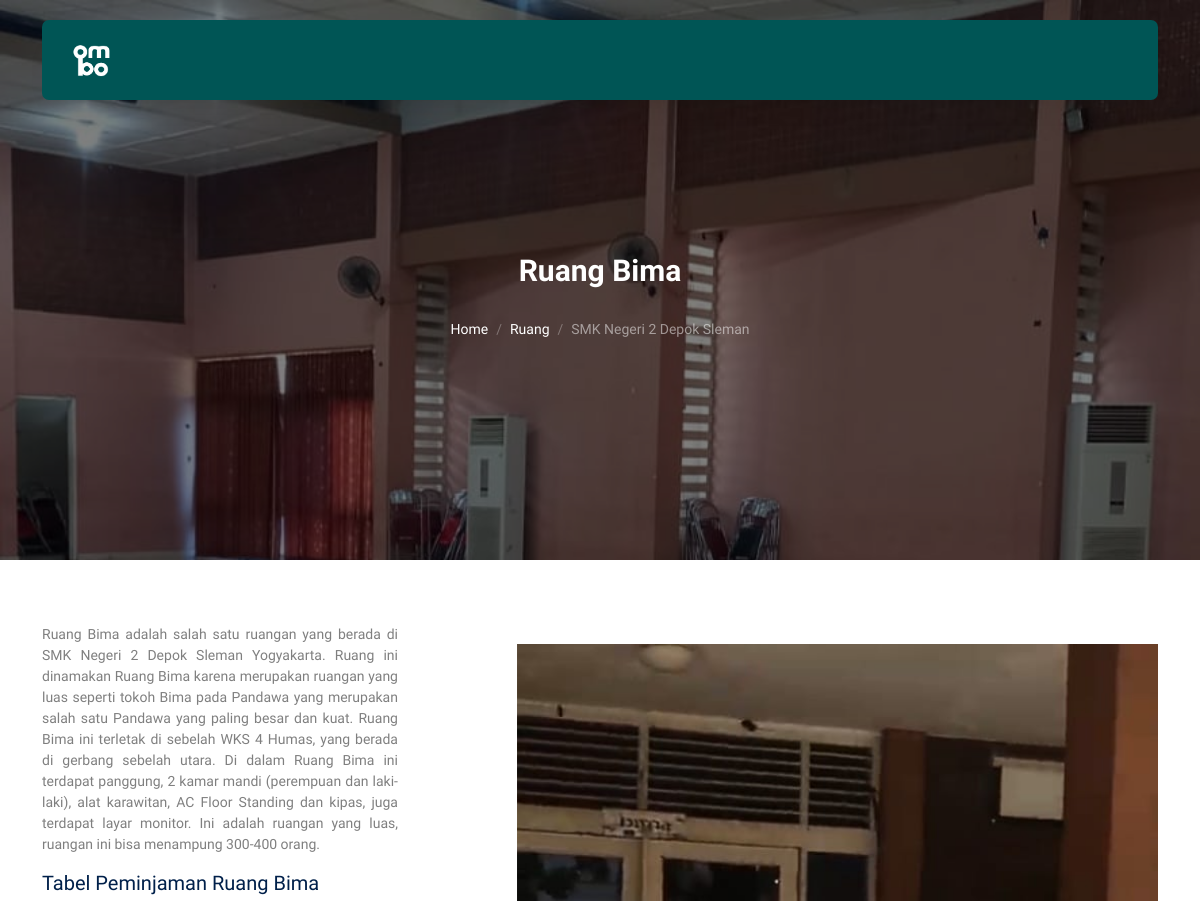
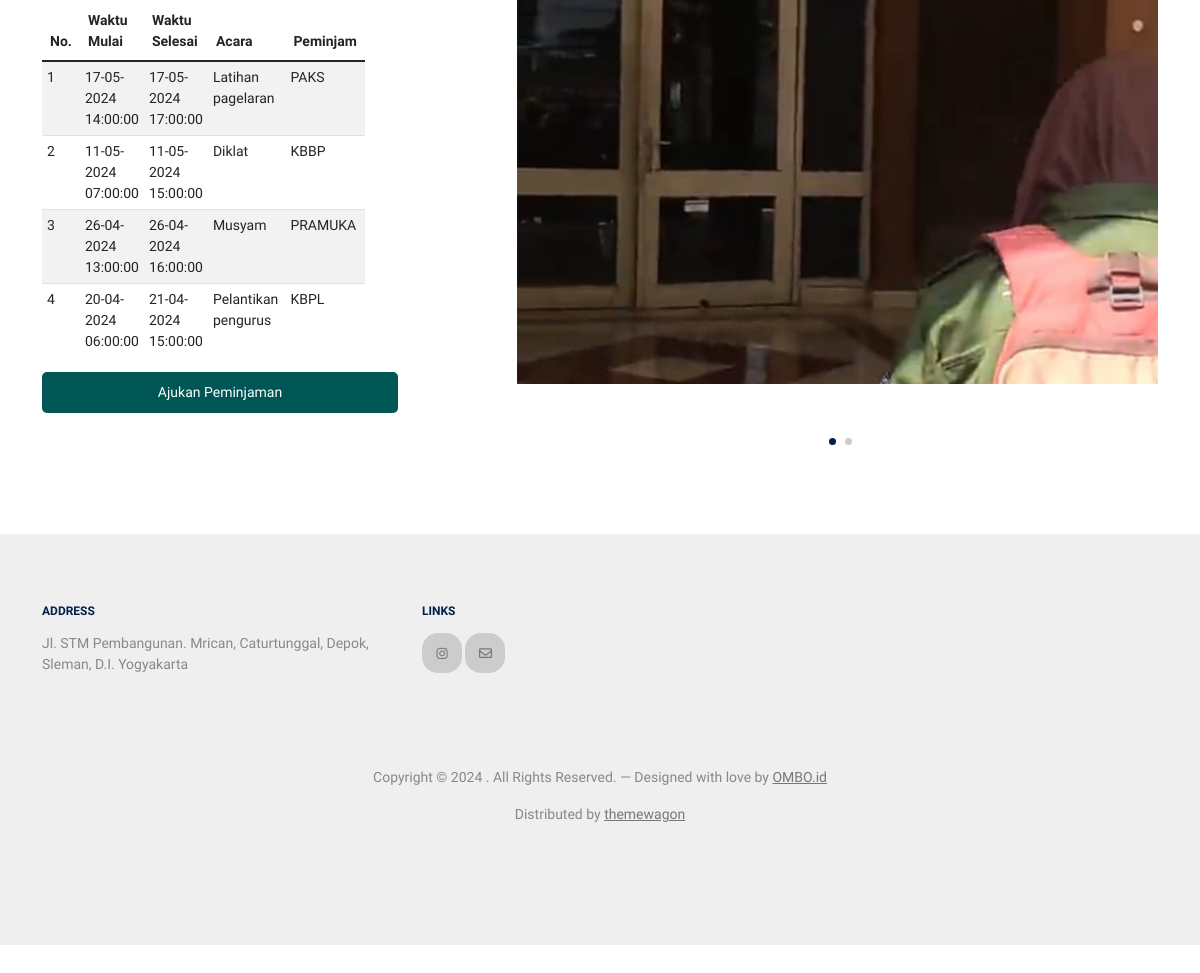
Page /bima.php on the committed database (2 pictures, top to bottom).
### tables this page shows
CREATE TABLE `bookings` (
  `id` int(11) NOT NULL,
  `userID` int(11) NOT NULL,
  `roomID` int(11) NOT NULL,
  `start_time` datetime NOT NULL,
  `end_time` datetime NOT NULL,
  `alasan` varchar(255) NOT NULL,
  `file` varchar(300) NOT NULL,
  `created_at` timestamp NOT NULL DEFAULT current_timestamp() ON UPDATE current_timestamp()
);

CREATE TABLE `users` (
  `id` int(11) NOT NULL,
  `name` varchar(100) NOT NULL,
  `username` varchar(100) NOT NULL,
  `email` varchar(100) DEFAULT NULL,
  `password` varchar(255) NOT NULL,
  `foto` varchar(255) NOT NULL,
  `description` text DEFAULT NULL,
  `last_login` datetime DEFAULT NULL
);

### bima.php (the view, shortened to what this page needs)
<!DOCTYPE html>
<html lang="en">
<head>
    <link rel="stylesheet" href="https://cdnjs.cloudflare.com/ajax/libs/font-awesome/5.15.4/css/all.min.css">
    <link rel="stylesheet" href="fonts/icomoon/style.css" />
    <link rel="stylesheet" href="fonts/flaticon/font/flaticon.css" />
    <link rel="stylesheet" href="css/tiny-slider.css" />
    <link rel="stylesheet" href="css/aos.css" />
    <link rel="stylesheet" href="css/style.css" />
</head>
<body>
    <nav class="site-nav">
        <div class="container">
            <div class="menu-bg-wrap">
                <div class="site-navigation">
                    <a href="index.php" class="logo m-0 float-start">
                        <img src="2.png" alt="Logo" style="max-height: 8%; max-width: 8%;"></a>
                </div>
            </div>
        </div>
    </nav>
    <div class="hero page-inner overlay" style="background-image: url('images/bima1.jpg')">
        <div class="container">
            <div class="row justify-content-center align-items-center">
                <div class="col-lg-9 text-center mt-5">
                    <h1 class="heading" data-aos="fade-up">Ruang Bima</h1>
                    <nav aria-label="breadcrumb" data-aos="fade-up" data-aos-delay="200">
                        <ol class="breadcrumb text-center justify-content-center">
                            <li class="breadcrumb-item"><a href="index.php">Home</a></li>
                            <li class="breadcrumb-item"><a href="ruang.php">Ruang</a></li>
                            <li class="breadcrumb-item active text-white-50" aria-current="page">SMK Negeri 2 Depok Sleman</li>
                        </ol>
                    </nav>
                </div>
            </div>
        </div>
    </div>
    <div class="section">
        <div class="container">
            <div class="row row-reverse">
                <div class="col-lg-7">
                    <div class="img-property-slide-wrap">
                        <div class="img-property-slide">
                            <img src="images/bima2.jpg" alt="Image" class="img-fluid" />
                        </div>
                    </div>
                </div>
                <div class="col-lg-4">
                    <p class="text-black-50">
                        Ruang Bima adalah salah satu ruangan yang berada di SMK Negeri 2 Depok Sleman Yogyakarta. Ruang ini dinamakan Ruang Bima karena merupakan ruangan yang luas seperti tokoh Bima pada Pandawa yang merupakan salah satu Pandawa yang paling besar dan kuat. Ruang Bima ini terletak di sebelah WKS 4 Humas, yang berada di gerbang sebelah utara. Di dalam Ruang Bima ini terdapat panggung, 2 kamar mandi (perempuan dan laki-laki), alat karawitan, AC Floor Standing dan kipas, juga terdapat layar monitor. Ini adalah ruangan yang luas, ruangan ini bisa menampung 300-400 orang.
                    </p>
                    <h5>Tabel Peminjaman Ruang Bima</h5>
                    <div class="table-wrapper">
                      <table class="table table-striped">
                        <thead>
                            <tr>
                                <th scope="col">No.</th>
                                <th scope="col">Waktu Mulai</th>
                                <th scope="col">Waktu Selesai</th>
                                <th scope="col">Acara</th>
                                <th scope="col">Peminjam</th>
                            </tr>
                        </thead>
                        <tbody>
                            <?php
                            $servername = "localhost";
                            $username = "root";
                            $password = "";
                            $dbname = "ombo";
                            $conn = new mysqli($servername, $username, $password, $dbname);
                            $sql = "SELECT * FROM bookings WHERE roomID = 1";
                            $result = $conn->query($sql);
                            if ($result->num_rows > 0) {
                                $count = 1;
                                while ($row = $result->fetch_assoc()) {
                                    echo "<tr>";
                                    echo "<td>" . $count++ . "</td>";
                                    echo "<td>" . date("d-m-Y H:i:s", strtotime($row["start_time"])) . "</td>";
                                    echo "<td>" . date("d-m-Y H:i:s", strtotime($row["end_time"])) . "</td>";
                                    echo "<td>" . $row["alasan"] . "</td>";
                                    $userID = $row["userID"];
                                    $user_sql = "SELECT name FROM users WHERE id = $userID";
                                    $user_result = $conn->query($user_sql);
                                    if ($user_result->num_rows > 0) {
                                        $user_row = $user_result->fetch_assoc();
                                        echo "<td>" . $user_row["name"] . "</td>";
                                    } else {
                                        echo "<td>Unknown</td>";
                                    }
                                    echo "</tr>";
                                }
                            } else {
                                echo "<tr><td colspan='5'>Tidak ada data peminjaman</td></tr>";
                            }
                            ?>
                        </tbody>
                    </table>
                </div>
                <a href="tambah.php" class="btn-peminjaman">Ajukan Peminjaman</a>
            </div>
        </div>
    </div>
    <div class="site-footer">
      <div class="container">
        <div class="row">
          <div class="col-lg-4">
            <div class="widget">
              <h3>Address</h3>
              <address>Jl. STM Pembangunan. Mrican, Caturtunggal, Depok, Sleman, D.I. Yogyakarta</address>
            </div>
          </div>
          <div class="col-lg-4">
            <div class="widget">
              <h3>Links</h3>
              <ul class="list-unstyled social">
                <li><a href="https://www.instagram.com/ombosija3/"><span class="icon-instagram"></span></a></li>
                <li><a href="https://mail.google.com/mail/?view=cm&fs=1&to=ombosija@gmail.com"><span class="icon-email"><i class="far fa-envelope"></i></span></a></li>
              </ul>
            </div>
          </div>
        </div>
        <div class="row mt-5">
          <div class="col-12 text-center">
          <p>
              Copyright &copy;
              . All Rights Reserved. &mdash; Designed with love by
              <a href="index.php">OMBO.id</a>
            </p>
            <div>Distributed by <a href="https://themewagon.com/" target="_blank">themewagon</a></div>
          </div>
        </div>
      </div>
    </div>
  </body>
</html>

### css/tiny-slider.css (style rules this page uses)
.tns-slider { -webkit-transition:all 0s;-moz-transition:all 0s;transition:all 0s }
.tns-slider>.tns-item { -webkit-box-sizing:border-box;-moz-box-sizing:border-box;box-sizing:border-box }
.tns-horizontal.tns-subpixel { white-space:nowrap }
.tns-horizontal.tns-subpixel>.tns-item { display:inline-block;vertical-align:top;white-space:normal }

### bima.php (style rules this page uses)
.text-black-50 { color: rgba(0, 0, 0, 0.5); text-align: justify; }
.img-property-slide-wrap { margin-top: 20px; }
.row-reverse { display: flex; flex-direction: row-reverse; justify-content: space-between; }
.table-wrapper { max-height: 350px; overflow-y: auto; overflow-x: hidden; }
.table { width: 60px; }
.table td { padding: 5px; }
.btn-peminjaman { margin-top: 20px; display: block; width: 100%; padding: 10px; background-color: #005555; color: white; text-align: center; text-decoration: none; border-radius: 5px; }

### rows in the picture
bookings: start_time "17-05-2024 14:00:00", end_time "17-05-2024 17:00:00", alasan "Latihan pagelaran", userID.name "PAKS"
bookings: start_time "11-05-2024 07:00:00", end_time "11-05-2024 15:00:00", alasan "Diklat", userID.name "KBBP"
bookings: start_time "26-04-2024 13:00:00", end_time "26-04-2024 16:00:00", alasan "Musyam", userID.name "PRAMUKA"
bookings: start_time "20-04-2024 06:00:00", end_time "21-04-2024 15:00:00", alasan "Pelantikan pengurus", userID.name "KBPL"
